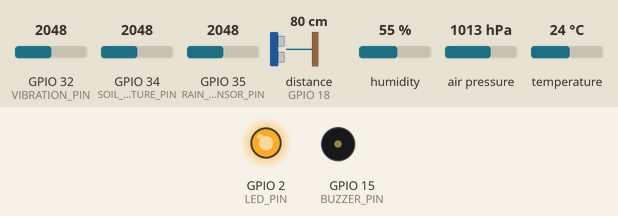
This sketch was run on a simulated ESP32. Shown: output pins drawn as LEDs (lit = HIGH), buzzer (waves = sounding, pin HIGH). The test bench sets the inputs (shaded band); at power-on: distance to the obstacle (sensor on GPIO 18) 80 cm, humidity 55 %, air pressure 1013 hPa, temperature 24 °C, GPIO 32 (VIBRATION_PIN) = 2048, GPIO 34 (SOIL_MOISTURE_PIN) = 2048, GPIO 35 (RAIN_SENSOR_PIN) = 2048. The echo pulse lasts 58.3 µs per cm; WiFi joins after 1.5 s; servers stay silent unless stated; uploads are accepted with an empty reply; what the sketch prints to the serial monitor is not drawn.

Above: at 1.6 s.
At 3.7 s:
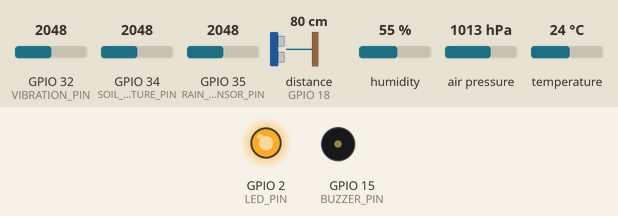
3.8 s: distance to the obstacle (sensor on GPIO 18) set to 2 cm
At 4.5 s:
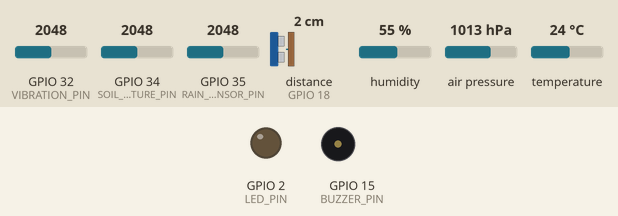
6.7 s: humidity set to 19 %
11.6 s: air pressure set to 952 hPa
15.6 s: temperature set to 41 °C
Timing chart, 0 to 62.8 s (numbered marks = the images above; inputs shaded):
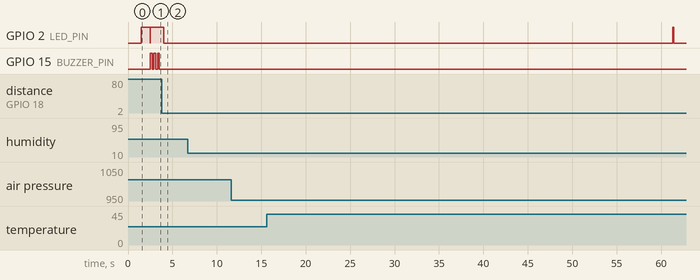

The sketch:

disaster_monitoring_system.ino
```cpp
/**
 * Disaster Monitoring System - ESP32 Firmware
 * Global Solution 2025.1 - FIAP
 *
 * This firmware implements an environmental monitoring system
 * for natural disaster prediction using ESP32 and various sensors.
 */

#include <WiFi.h>
#include <HTTPClient.h>
#include <ArduinoJson.h>
#include <DHT.h>
#include <Wire.h>
#include <Adafruit_BMP280.h>
#include <HCSR04.h>

// WiFi Configuration
const char* ssid = "NETWORK_NAME";      // Replace with your network name
const char* password = "NETWORK_PASSWORD";  // Replace with your network password

// API Configuration
const char* serverUrl = "http://your-server.com/api/data";  // API URL that will receive the data

// Pin Definitions
#define DHT_PIN 4          // DHT22 sensor pin (temperature and humidity)
#define DHT_TYPE DHT22     // DHT sensor type
#define TRIGGER_PIN 5      // HC-SR04 ultrasonic sensor trigger pin
#define ECHO_PIN 18        // HC-SR04 ultrasonic sensor echo pin
#define SOIL_MOISTURE_PIN 34 // Soil moisture sensor pin
#define RAIN_SENSOR_PIN 35   // Rain sensor pin
#define VIBRATION_PIN 32   // Vibration sensor pin
#define LED_PIN 2          // ESP32 integrated LED pin
#define BUZZER_PIN 15      // Alert buzzer pin

// Alert Thresholds
#define TEMP_THRESHOLD_HIGH 35.0  // High temperature (°C)
#define TEMP_THRESHOLD_LOW 5.0    // Low temperature (°C)
#define HUMIDITY_THRESHOLD_HIGH 90.0  // High humidity (%)
#define HUMIDITY_THRESHOLD_LOW 20.0   // Low humidity (%)
#define PRESSURE_THRESHOLD_LOW 1000.0  // Low atmospheric pressure (hPa) - indicates storm
#define WATER_LEVEL_THRESHOLD 10.0  // Critical water level (cm)
#define VIBRATION_THRESHOLD 500     // Vibration threshold for alert

// Sensor Instances
DHT dht(DHT_PIN, DHT_TYPE);
Adafruit_BMP280 bmp;
UltraSonicDistanceSensor distanceSensor(TRIGGER_PIN, ECHO_PIN);

// Variables to store sensor data
float temperature = 0;
float humidity = 0;
float pressure = 0;
float waterLevel = 0;
int soilMoisture = 0;
int rainLevel = 0;
int vibrationLevel = 0;

// Time control variables
unsigned long lastDataSendTime = 0;
const unsigned long dataSendInterval = 60000;  // Data sending interval (60 seconds)

// Alert state
bool alertState = false;

void setup() {
  // Initialize serial communication
  Serial.begin(115200);
  Serial.println("Initializing Disaster Monitoring System...");

  // Pin configuration
  pinMode(LED_PIN, OUTPUT);
  pinMode(BUZZER_PIN, OUTPUT);
  pinMode(SOIL_MOISTURE_PIN, INPUT);
  pinMode(RAIN_SENSOR_PIN, INPUT);
  pinMode(VIBRATION_PIN, INPUT);

  // Initialize sensors
  dht.begin();

  // Initialize BMP280 sensor
  if (!bmp.begin()) {
    Serial.println("Could not find BMP280 sensor, check wiring!");
  } else {
    Serial.println("BMP280 sensor initialized successfully.");
    // BMP280 sensor settings
    bmp.setSampling(Adafruit_BMP280::MODE_NORMAL,     // Operating mode
                   Adafruit_BMP280::SAMPLING_X2,     // Temperature oversampling
                   Adafruit_BMP280::SAMPLING_X16,    // Pressure oversampling
                   Adafruit_BMP280::FILTER_X16,      // Filtering
                   Adafruit_BMP280::STANDBY_MS_500); // Standby time
  }

  // Connect to WiFi network
  connectToWiFi();

  // Indicate that the system is ready
  digitalWrite(LED_PIN, HIGH);
  delay(1000);
  digitalWrite(LED_PIN, LOW);

  Serial.println("Disaster Monitoring System ready!");
}

void loop() {
  // Read sensor data
  readSensorData();

  // Check alert conditions
  checkAlertConditions();

  // Send data to server at defined interval
  unsigned long currentTime = millis();
  if (currentTime - lastDataSendTime >= dataSendInterval) {
    lastDataSendTime = currentTime;
    sendDataToServer();
  }

  // Display data in Serial Monitor (for debugging)
  printSensorData();

  // Wait before next reading
  delay(2000);
}

void connectToWiFi() {
  Serial.print("Connecting to WiFi network: ");
  Serial.println(ssid);

  WiFi.begin(ssid, password);

  // Wait for connection (with timeout)
  int timeout = 0;
  while (WiFi.status() != WL_CONNECTED && timeout < 20) {
    delay(500);
    Serial.print(".");
    timeout++;
  }

  if (WiFi.status() == WL_CONNECTED) {
    Serial.println("");
    Serial.println("WiFi connected!");
    Serial.print("IP address: ");
    Serial.println(WiFi.localIP());
  } else {
    Serial.println("");
    Serial.println("WiFi connection failed. Operating in offline mode.");
  }
}

void readSensorData() {
  // Read temperature and humidity from DHT22
  temperature = dht.readTemperature();
  humidity = dht.readHumidity();

  // Check if DHT22 reading failed
  if (isnan(temperature) || isnan(humidity)) {
    Serial.println("Failed to read from DHT sensor!");
    temperature = 0;
    humidity = 0;
  }

  // Read atmospheric pressure from BMP280
  pressure = bmp.readPressure() / 100.0F; // Convert to hPa

  // Read water level (distance) from ultrasonic sensor
  waterLevel = distanceSensor.measureDistanceCm();

  // Read soil moisture
  soilMoisture = analogRead(SOIL_MOISTURE_PIN);
  // Normalize to percentage (0-100%)
  soilMoisture = map(soilMoisture, 4095, 0, 0, 100);

  // Read rain sensor
  rainLevel = analogRead(RAIN_SENSOR_PIN);
  // Normalize to percentage (0-100%)
  rainLevel = map(rainLevel, 4095, 0, 0, 100);

  // Read vibration sensor
  vibrationLevel = analogRead(VIBRATION_PIN);
}

void checkAlertConditions() {
  bool newAlertState = false;

  // Check each alert condition
  if (temperature > TEMP_THRESHOLD_HIGH) {
    Serial.println("ALERT: Temperature above threshold!");
    newAlertState = true;
  }

  if (temperature < TEMP_THRESHOLD_LOW) {
    Serial.println("ALERT: Temperature below threshold!");
    newAlertState = true;
  }

  if (humidity > HUMIDITY_THRESHOLD_HIGH) {
    Serial.println("ALERT: Humidity above threshold!");
    newAlertState = true;
  }

  if (humidity < HUMIDITY_THRESHOLD_LOW) {
    Serial.println("ALERT: Humidity below threshold!");
    newAlertState = true;
  }

  if (pressure < PRESSURE_THRESHOLD_LOW) {
    Serial.println("ALERT: Low atmospheric pressure, possible storm!");
    newAlertState = true;
  }

  if (waterLevel < WATER_LEVEL_THRESHOLD) {
    Serial.println("ALERT: Critical water level, possible flooding!");
    newAlertState = true;
  }

  if (vibrationLevel > VIBRATION_THRESHOLD) {
    Serial.println("ALERT: Abnormal vibration detected!");
    newAlertState = true;
  }

  // If entered alert state
  if (newAlertState && !alertState) {
    alertState = true;
    triggerAlert();
  }

  // If exited alert state
  if (!newAlertState && alertState) {
    alertState = false;
    stopAlert();
  }
}

void triggerAlert() {
  // Activate LED
  digitalWrite(LED_PIN, HIGH);

  // Activate buzzer (alert pattern)
  for (int i = 0; i < 3; i++) {
    digitalWrite(BUZZER_PIN, HIGH);
    delay(200);
    digitalWrite(BUZZER_PIN, LOW);
    delay(200);
  }

  // Send data immediately in case of alert
  sendDataToServer();
}

void stopAlert() {
  // Deactivate LED
  digitalWrite(LED_PIN, LOW);
}

void sendDataToServer() {
  // Check if connected to WiFi
  if (WiFi.status() != WL_CONNECTED) {
    Serial.println("WiFi disconnected. Trying to reconnect...");
    connectToWiFi();
    if (WiFi.status() != WL_CONNECTED) {
      Serial.println("Reconnection failed. Data not sent.");
      return;
    }
  }

  // Create JSON object to send data
  DynamicJsonDocument doc(1024);

  doc["device_id"] = "ESP32_DISASTER_01"; // Unique device ID
  doc["temperature"] = temperature;
  doc["humidity"] = humidity;
  doc["pressure"] = pressure;
  doc["water_level"] = waterLevel;
  doc["soil_moisture"] = soilMoisture;
  doc["rain_level"] = rainLevel;
  doc["vibration"] = vibrationLevel;
  doc["alert"] = alertState;
  doc["timestamp"] = millis();

  // Serialize JSON
  String jsonData;
  serializeJson(doc, jsonData);

  // Configure HTTP request
  HTTPClient http;
  http.begin(serverUrl);
  http.addHeader("Content-Type", "application/json");

  // Send POST request
  int httpResponseCode = http.POST(jsonData);

  // Check response
  if (httpResponseCode > 0) {
    String response = http.getString();
    Serial.println("Server response: " + response);
    Serial.println("Data sent successfully. HTTP code: " + String(httpResponseCode));

    // Blink LED once to indicate successful sending
    digitalWrite(LED_PIN, HIGH);
    delay(100);
    digitalWrite(LED_PIN, LOW);
  } else {
    Serial.println("Error sending data. HTTP code: " + String(httpResponseCode));
  }

  http.end();
}

void printSensorData() {
  Serial.println("\n--- SENSOR READINGS ---");
  Serial.print("Temperature: ");
  Serial.print(temperature);
  Serial.println(" °C");

  Serial.print("Humidity: ");
  Serial.print(humidity);
  Serial.println(" %");

  Serial.print("Atmospheric Pressure: ");
  Serial.print(pressure);
  Serial.println(" hPa");

  Serial.print("Water Level: ");
  Serial.print(waterLevel);
  Serial.println(" cm");

  Serial.print("Soil Moisture: ");
  Serial.print(soilMoisture);
  Serial.println(" %");

  Serial.print("Rain Level: ");
  Serial.print(rainLevel);
  Serial.println(" %");

  Serial.print("Vibration Level: ");
  Serial.println(vibrationLevel);

  Serial.print("Alert State: ");
  Serial.println(alertState ? "ACTIVE" : "Inactive");
  Serial.println("-----------------------------");
}
```

Measured:
- after the input at 6.7 s, every drawn part: stays the same
- after the input at 11.6 s, every drawn part: stays the same
- by itself, GPIO 15 (BUZZER_PIN): alternates HIGH for 0.20 s and LOW for 0.20 s
